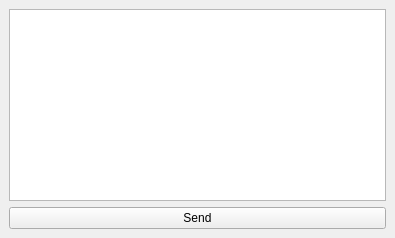
<?xml version="1.0" encoding="UTF-8"?>
<ui version="4.0">
 <class>MainWindow</class>
 <widget class="QMainWindow" name="MainWindow">
  <property name="geometry">
   <rect>
    <x>0</x>
    <y>0</y>
    <width>395</width>
    <height>238</height>
   </rect>
  </property>
  <property name="windowTitle">
   <string>MainWindow</string>
  </property>
  <widget class="QWidget" name="centralwidget">
   <layout class="QVBoxLayout" name="verticalLayout">
    <item>
     <widget class="QTextEdit" name="textEdit"/>
    </item>
    <item>
     <widget class="QPushButton" name="send">
      <property name="text">
       <string>Send</string>
      </property>
     </widget>
    </item>
   </layout>
  </widget>
 </widget>
 <resources/>
 <connections/>
</ui>
